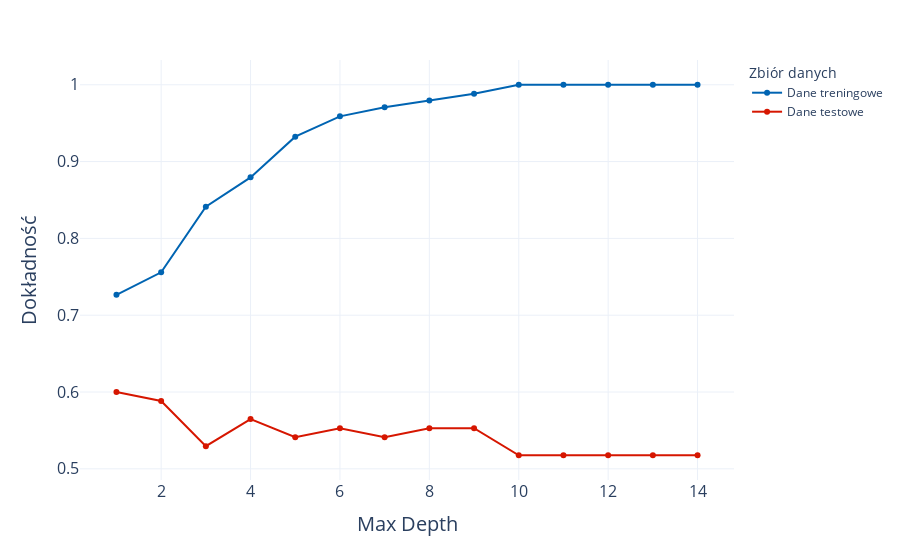

Notebook cell for this chart:
### Code cell
train_test_plot(depth, ma_train, ma_test, "Max Depth", "images4/max_depth_tree6")

### Figure 1 — Plotly figure (JSON) as saved in the notebook; plotly's stock layout.template omitted (floating-point values rounded to 4 significant figures)
{"data": [{"hovertemplate": "Zbiór danych=Dane treningowe<br>depth=%{x}<br>value=%{y}<extra></extra>", "legendgroup": "Dane treningowe", "line": {"color": "#0064B2", "dash": "solid", "shape": "linear"}, "marker": {"symbol": "circle"}, "mode": "markers+lines", "name": "Dane treningowe", "orientation": "v", "showlegend": true, "type": "scatter", "x": [1, 2, 3, 4, 5, 6, 7, 8, 9, 10, 11, 12, 13, 14], "xaxis": "x", "y": [0.7265, 0.7559, 0.8411, 0.8794, 0.9324, 0.9588, 0.9706, 0.9794, 0.9882, 1, 1, 1, 1, 1], "yaxis": "y"}, {"hovertemplate": "Zbiór danych=Dane testowe<br>depth=%{x}<br>value=%{y}<extra></extra>", "legendgroup": "Dane testowe", "line": {"color": "#D61600", "dash": "solid", "shape": "linear"}, "marker": {"symbol": "circle"}, "mode": "markers+lines", "name": "Dane testowe", "orientation": "v", "showlegend": true, "type": "scatter", "x": [1, 2, 3, 4, 5, 6, 7, 8, 9, 10, 11, 12, 13, 14], "xaxis": "x", "y": [0.6, 0.5882, 0.5294, 0.5647, 0.5412, 0.5529, 0.5412, 0.5529, 0.5529, 0.5177, 0.5177, 0.5177, 0.5177, 0.5177], "yaxis": "y"}], "layout": {"legend": {"title": {"text": "Zbiór danych"}, "tracegroupgap": 0}, "margin": {"t": 60}, "showlegend": true, "xaxis": {"anchor": "y", "domain": [0, 1], "tickfont": {"size": 16}, "title": {"font": {"size": 20}, "text": "Max Depth"}}, "yaxis": {"anchor": "x", "domain": [0, 1], "tickfont": {"size": 16}, "title": {"font": {"size": 20}, "text": "Dokładność"}}}}
